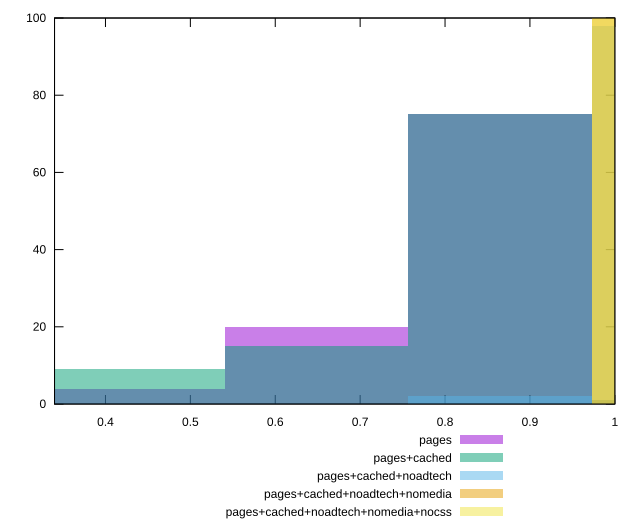

This figure's gnuplot source:
reset

$pages <<EOF
0.43252369469336305 4
0.6487855420400446 20
0.8650473893867261 75
1.0813092367334076 1
EOF

$pagesCached <<EOF
0.43252369469336305 9
0.6487855420400446 15
0.8650473893867261 75
1.0813092367334076 1
EOF

$pagesCachedNoadtech <<EOF
1.0813092367334076 98
0.8650473893867261 2
EOF

$pagesCachedNoadtechNomedia <<EOF
1.0813092367334076 100
EOF

$pagesCachedNoadtechNomediaNocss <<EOF
1.0813092367334076 100
EOF

set key outside below
set boxwidth 0.21626184734668152
set xrange [0.34:1]
set yrange [0:100]
set trange [0:100]
set style fill transparent solid 0.5 noborder
set terminal svg size 640, 530 enhanced background rgb 'white'
set output "report_00017_2021-02-10T15-08-03.406Z/total-blocking-time/comparison/histogram/all_score.svg"

plot $pages title "pages" with boxes, \
     $pagesCached title "pages+cached" with boxes, \
     $pagesCachedNoadtech title "pages+cached+noadtech" with boxes, \
     $pagesCachedNoadtechNomedia title "pages+cached+noadtech+nomedia" with boxes, \
     $pagesCachedNoadtechNomediaNocss title "pages+cached+noadtech+nomedia+nocss" with boxes

reset
